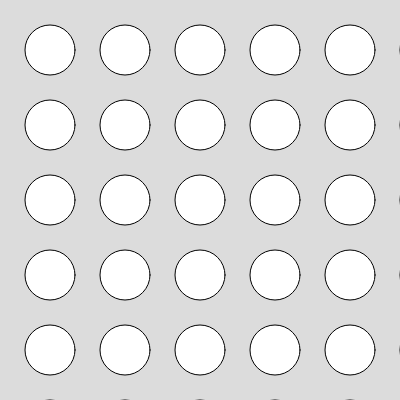
Frame 1 (no input)
Frame 60 (no input): identical to frame 1, image omitted
Frame 120 (the mouse pressed at the canvas centre since frame 60): identical to frame 1, image omitted

The p5.js sketch that drew this single still picture (run headless with seeded random() and noise() and a simulated clock; from frame 60 on, the mouse is pressed at the canvas centre):

// p5.js sketch
// ── sketch.js
function setup() {
    createCanvas(400, 400);
}

function draw() {
    background(220);

    for (let posX = 0; posX < 255; posX++ ) {
        for(let posY = 0; posY < 255; posY++) {
            circle(posX * 75 + 50, posY * 75 + 50, 50);
        }
    }
}
